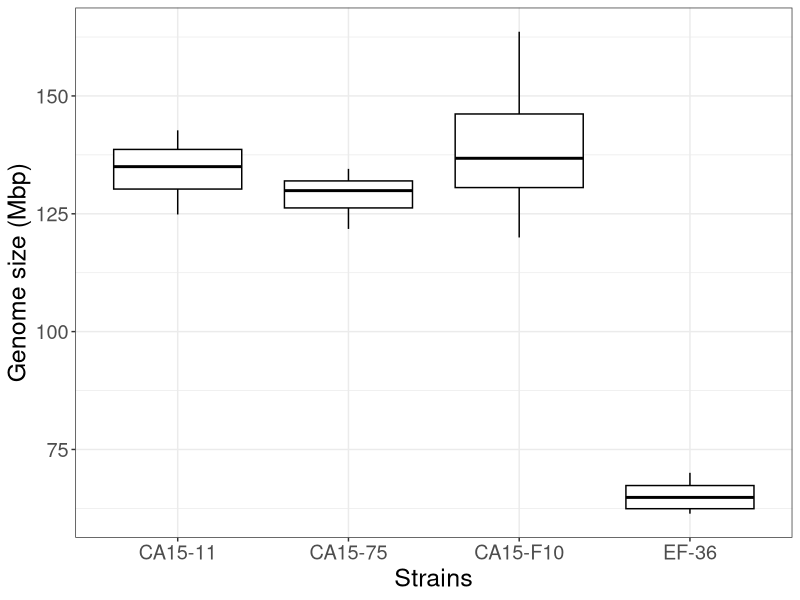

Write R code to recreate this figure.
#plotting g. size by k-mer coverage
setwd("/Users/REAnAr/LtG/res/")

library(ggplot2)

data <- read.table("k-mer_g.size3.csv", sep=",", header=T)
ggplot(data=data,
       aes(x=data$Strain, y=data$Genome.size..Mbp.)) +
  geom_boxplot(color = "black") +
  labs(x="Strains",y="Genome size (Mbp)") +
  theme_bw() +
  theme(text = element_text(size = 18))

